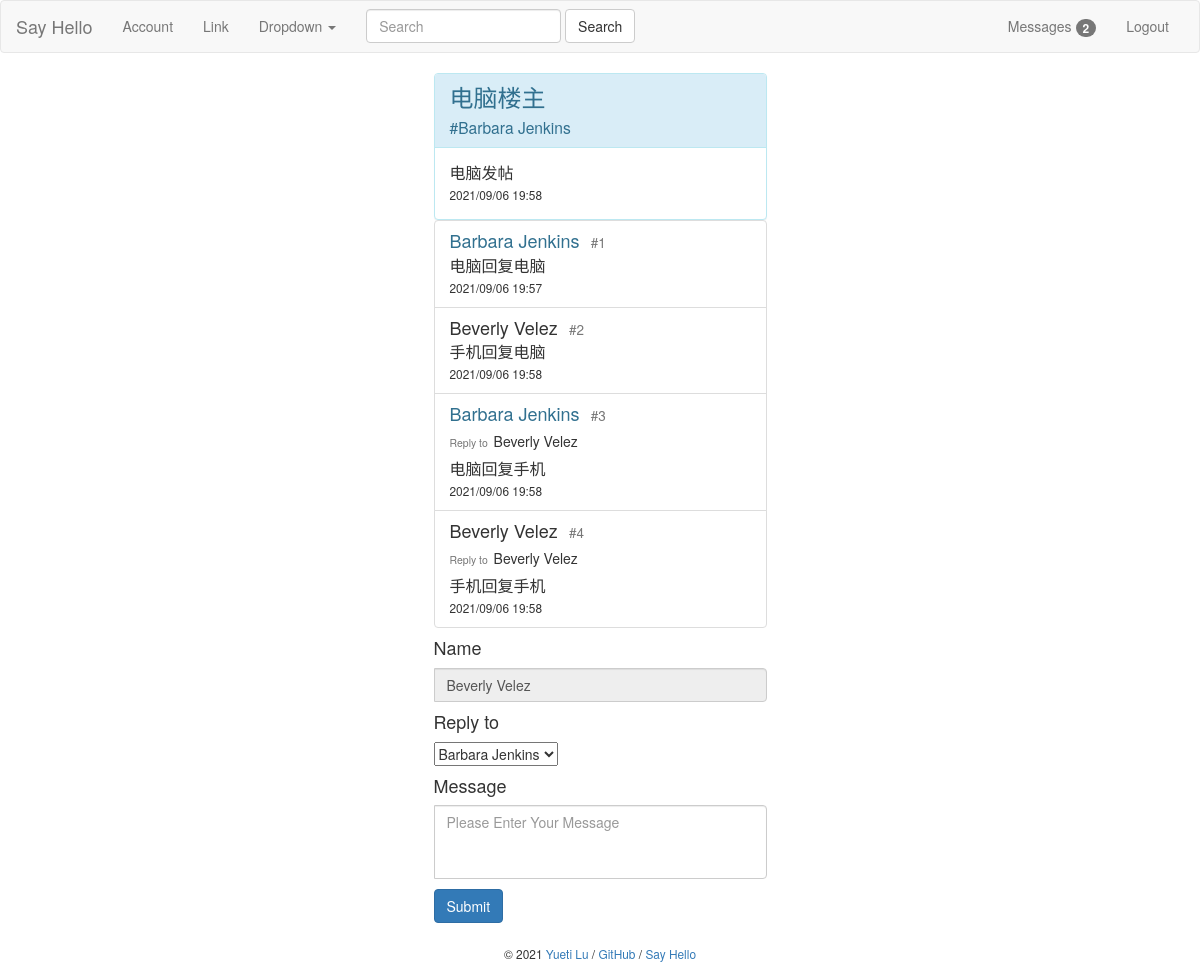
The page /post/1 (signed in) on the database as committed earlier.
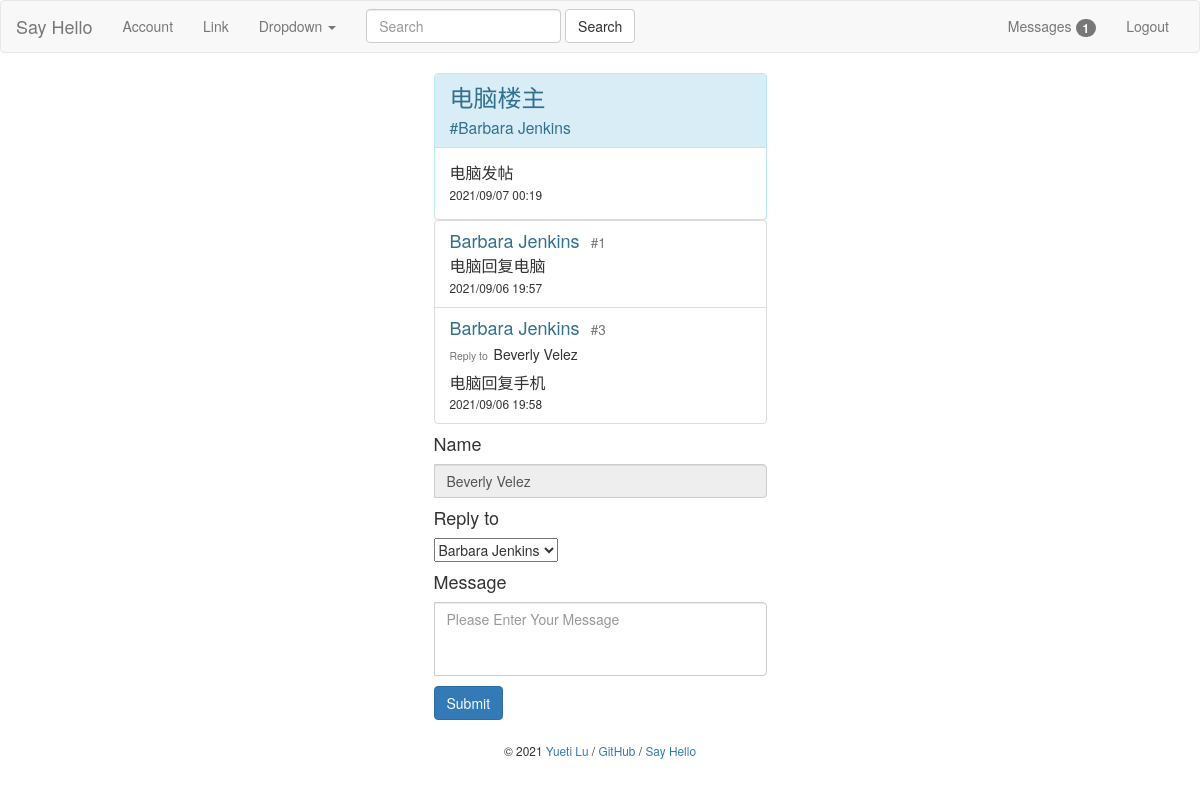
The same page on the database as committed later.
### bluelog/models.py (models this page shows)
class Post(db.Model):
    id = db.Column(db.Integer, primary_key=True)
    title = db.Column(db.String(60))
    body = db.Column(db.Text)
    name = db.Column(db.String(60))
    clickNum = db.Column(db.Integer, default=0)
    commentNum = db.Column(db.Integer, default=0)
    postTime = db.Column(db.DateTime, default=datetime.now)
    timestamp = db.Column(db.DateTime, default=datetime.now)
    user_id = db.Column(db.Integer, db.ForeignKey('user.id'))
    user = db.relationship('User', back_populates='posts')
    comments = db.relationship('Comment', back_populates='post', cascade='all,delete-orphan')

class Comment(db.Model):
    id = db.Column(db.Integer, primary_key=True)
    name = db.Column(db.String(30))
    body = db.Column(db.Text)
    replyTo = db.Column(db.String(30))
    commentFloor = db.Column(db.Integer)
    from_admin = db.Column(db.Boolean, default=False)
    timestamp = db.Column(db.DateTime, default=datetime.now, index=True)
    post_id = db.Column(db.Integer, db.ForeignKey('post.id'))
    post = db.relationship('Post', back_populates='comments')
    user_id = db.Column(db.Integer, db.ForeignKey('user.id'))
    user = db.relationship('User', back_populates='comments')

class FakeName(db.Model):
    id = db.Column(db.Integer, primary_key=True)
    post_id = db.Column(db.Integer)
    user_id = db.Column(db.Integer)
    name = db.Column(db.String)

### bluelog/blueprints/blog.py (the view, shortened to what this page needs)
@blog_bp.route('/post/<int:post_id>', methods=['GET', 'POST'])
def replyPage(post_id):
    replyForm = ReplyForm()
    fakesNames = FakeName.query.filter_by(post_id=post_id).all()
    replyForm.toName.choices = [(fakeName.name, fakeName.name) for fakeName in fakesNames]
    post = Post.query.get(post_id)
    post.clickNum += 1
    comments = post.comments
    db.session.commit()
    if current_user.is_authenticated:
        user = User.query.get(current_user.id)
        fakeName = FakeName.query.filter(and_(FakeName.post_id == post_id, FakeName.user_id == user.id)).first()
        if fakeName:
            replyForm.name.data = fakeName.name
        else:
            replyForm.name.data = fake.name()
    else:
        replyForm.name.data = fake.name()
    return render_template('blog/reply.html',
                           comments=comments,
                           form=replyForm,
                           post=post)

### bluelog/forms.py
class ReplyForm(FlaskForm):
    name = StringField('Name', validators=[DataRequired()])
    body = TextAreaField('Message', validators=[DataRequired(), Length(1, 200)])
    toName = SelectField('Reply to', choices=[])
    submit = SubmitField()

class SearchForm(FlaskForm):
    body = StringField('SearchMessage', validators=[DataRequired()])
    submit = SubmitField('Search')

### bluelog/__init__.py (called while the page is built)
def register_template_context(app):
    @app.context_processor
    def injectSearchForm():
        searchForm = SearchForm()
        return dict(searchForm=searchForm)
    @app.context_processor
    def injectUnreadMessage():
        if current_user.is_authenticated:
            user = User.query.get(current_user.id)
            unreadMessageNum = UnreadMessage.query.filter(and_(UnreadMessage.user_id == user.id,
                                                               UnreadMessage.haveRead == 0)).count()
            return dict(unreadMessageNum=unreadMessageNum)
        else:
            return dict(unreadMessageNum=0)

### bluelog/extensions.py (called while the page is built)
@login_manager.user_loader
def load_user(user_id):
    from bluelog.models import User
    user = User.query.get(int(user_id))
    return user

### bluelog/templates/blog/reply.html (shortened to what this page needs)
{% extends 'base.html' %}
{% from "macros.html" import show_flash with context %}
{% from "macros.html" import show_footer %}
{% from "macros.html" import show_comment_in_post %}
{% from "macros.html" import show_errors %}
{% block content %}
    <div class="col-md-4"></div>
    <div class="col-md-4">
        <div class="panel panel-info" style="margin:0 auto; width:90%;">
            <div class="panel-heading">
                <h3 class="panel-title" style="font-size: x-large">{{ post.title }}<br><small>#{{ post.name }}</small>
                </h3>
            </div>
            <div class="panel-body">
                <p class="list-group-item-text"
                   style="width: 100%; word-break: break-all; word-wrap: break-word; font-size: medium">{{ post.body }}</p>
                <small>
                    {{ post.timestamp.strftime('%Y/%m/%d %H:%M') }}
                </small>
            </div>
        </div>
        <ul class="list-group" style="margin:0 auto; width:90%">
            {% for comment in comments %}
                {{ show_comment_in_post(comment) }}
            {% endfor %}
        </ul>
        <form role="form" method="post">
            <div class="form-group">
                <div class="input-group" style="margin:0 auto; width:90%">
                    {{ form.name.label(class="h4") }}<br>
                    {{ form.name(class="form-control ", placeholder="Username", readonly="readonly") }}
                </div>
                <h4 style="margin-left: 5%">Reply to</h4>
                <div class="input-group" style="margin:0 auto; width:90%">
                    {{ form.toName(class="selectpicker") }}
                </div>
                <div class="input-group" style="margin:0 auto; width:90%">
                    {{ form.body.label(class="h4") }}<br>
                    {{ form.body(class="form-control", placeholder="Please Enter Your Message", rows="3", style="resize: none;") }}
                </div>
                {{ form.submit(class="btn btn-primary", type="submit", style="margin-top: 10px; margin-left: 5%") }}
            </div>
        </form>
        {{ show_footer() }}
    </div>
    <div class="col-md-4"></div>
{% endblock %}

### bluelog/templates/base.html (shortened to what this page needs)
<!doctype html>
<html lang="zh-CN">
<head>
    <link rel="stylesheet" href="{{ url_for('static', filename='/bootstrap-3.4.1-dist/css/bootstrap.min.css') }}">
    <link rel="stylesheet"
          href="https://cdn.jsdelivr.net/npm/bootstrap-select@1.13.9/dist/css/bootstrap-select.min.css">
    <link rel="stylesheet" href="https://stackpath.bootstrapcdn.com/bootstrap/3.4.1/css/bootstrap.min.css"
>
</head>
<body>
{% block nav %}
    <nav class="navbar navbar-default">
        <div class="container-fluid">
            <div class="navbar-header">
                <a class="navbar-brand" href="{{ url_for('blog.index') }}">Say Hello</a>
            </div>
            <div class="collapse navbar-collapse" id="bs-example-navbar-collapse-1">
                <ul class="nav navbar-nav">
                    <li><a href="{{ url_for('admin.index') }}">Account</a></li>
                    <li><a href="#">Link</a></li>
                    <li class="dropdown">
                        <a href="#" class="dropdown-toggle" data-toggle="dropdown" role="button" aria-haspopup="true"
                           aria-expanded="false">Dropdown <span class="caret"></span></a>
                    </li>
                </ul>
                <form class="navbar-form navbar-left" method="post" action="{{ url_for('blog.searchMessage') }}">
                    <div class="form-group">
                        {{ searchForm.body(class="form-control", placeholder="Search") }}
                    </div>
                    {{ searchForm.submit(type="submit", class="btn btn-default") }}
                </form>
                <ul class="nav navbar-nav navbar-right">
                    {% if current_user.is_authenticated %}
                        <li role="presentation"><a href="{{ url_for('admin.manageUnreadMessages') }}">Messages <span
                                class="badge">{{ unreadMessageNum }}</span></a></li>
                        <li><a href="{{ url_for('auth.logout', next=request.full_path) }}">Logout</a></li>
                    {% else %}
                        <li><a href="{{ url_for('auth.login', next=request.full_path) }}">Login</a></li>
                        <li><a href="{{ url_for('auth.register', next=request.full_path) }}">Register</a></li>
                    {% endif %}
                </ul>
            </div>
        </div>
    </nav>
{% endblock nav %}
{% block content %}{% endblock content %}
</body>
</html>

### bluelog/templates/macros.html (shortened to what this page needs)
{% macro show_footer() %}
    <footer class="text-center" style="margin-top: 20px;">
        <small> &copy; 2021 <a href="https://github.com/luyueti111" title="Written by Grey Li">Yueti Lu</a> /
            <a href="https://github.com/luyueti111/Bluelog" title="Fork me on GitHub">GitHub</a> /
            <a href="{{ url_for('blog.hello') }}" title="A HelloFlask project">Say Hello</a>
        </small>
    </footer>
{% endmacro %}
{% macro show_comment_in_post(comment) %}
    {% set post = comment.post %}
    <li class="list-group-item">
        {% if comment.name == post.name %}
            <h4 class="list-group-item-heading text-info">{{ comment.name }}<small>&nbsp;&nbsp;&nbsp;#{{ comment.commentFloor }}</small>
            </h4>
        {% else %}
            <h4 class="list-group-item-heading">{{ comment.name }}<small>&nbsp;&nbsp;&nbsp;#{{ comment.commentFloor }}</small>
            </h4>
        {% endif %}
        {% if comment.replyTo is not none %}
            <h5><small>Reply to&nbsp;&nbsp;</small>{{ comment.replyTo }}</h5>
        {% endif %}
        <p class="list-group-item-text"
           style="width: 100%; word-break: break-all; word-wrap: break-word; font-size: medium">{{ comment.body }}</p>
        <small>
            {{ comment.timestamp.strftime('%Y/%m/%d %H:%M') }}
        </small>
    </li>
{% endmacro %}

Rows that differ between the two databases and show on the page:
removed Comment: name "Beverly Velez", commentFloor "2", body "手机回复电脑", timestamp "2021/09/06 19:58"
removed Comment: name "Beverly Velez", commentFloor "4", replyTo "Beverly Velez", body "手机回复手机", timestamp "2021/09/06 19:58"
changed Post "电脑楼主": timestamp "2021/09/06 19:58" → "2021/09/07 00:19"
Other text that changed with them:
{{ unreadMessageNum }}: "2" → "1"
